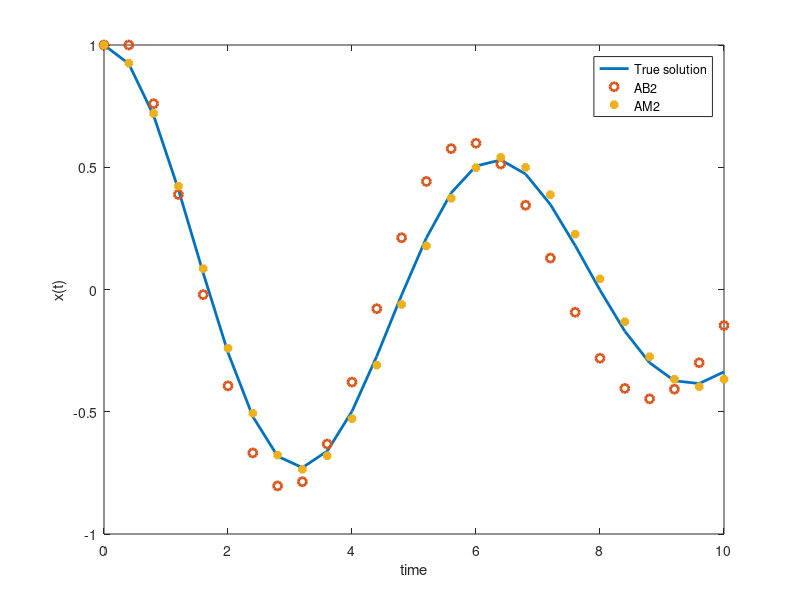

Here is the MATLAB script that generated this plot: (Note: this script raises an error after producing the figure.)
%% Linear Multi-step methods
% 3-Apr: Adams-Bashforth 2
% 5-Apr: add Trapezoidal Rule


%%
clear all
close all
clc

%% Define sample problem
% The most interesting part to vary here is ratio of wn and stepsize h.
wn = 1;
zeta = 0.1;
h = 0.4;

%%
% The equation to solve is
% $$ \ddot{x} + 2 \zeta \omega_n \dot{x} + \omega_n^2 x = 0 $$
f = @(z) [z(2); -wn^2*z(1)-2*zeta*wn*z(2)];

%%
% With initial conditions
z0 = [1;0];

%%
% Let's also define the true solution
wd = wn*sqrt(1-zeta^2);
y = @(t) exp(-zeta*wn*t).*( z0(1)*cos(wd*t) + (z0(2) + zeta*wn*z0(1))/wd*sin(wd*t) );

%%
tf = 10;
time = 0:h:tf;
nstep = length(time);

Z = zeros( 2, nstep);

%% Integrate the solution
% Let's first take an Euler step since AB2 is not self-starting
tic
Z(:,1) = z0;
Z(:,2) = Z(:,1) + h*f(z0);

%% 
% Now we can continue with AB2
fm1 = f(Z(:,1));
for i = 2:nstep-1
    
    fi = f(Z(:,i));
    Z(:,i+1) = Z(:,i) + h*( 3/2*fi - 1/2*fm1 );
    
    fm1 = fi;
    
end
toc

%% AM2/Trap
Z_am2 = zeros(size(Z));
Z_am2(:,1) = z0;
tol = 1e-6;
tic
for i = 1:nstep-1
    
    iter = 0;
    err = 1;
    if i == 1
        zest = Z_am2(:,i) + h*f(Z_am2(:,i));
    else
        zest = Z_am2(:,i) + h*(3/2*f(Z_am2(:,i)) - 1/2*f(Z_am2(:,i-1)) );
    end
    while err >= tol
        iter = iter + 1;
        zest1 = Z_am2(:,i) + h/2*( f(zest) + f(Z_am2(:,i)) );
    
        err = norm(zest1 - zest);
        zest = zest1;
        
    end
    Z_am2(:,i+1) = zest;
    iter
    
end
toc

%% Visualize the results 
% Now we can make a plot to compare the true solution and our
% approximations
plot(time, y(time), '-', ...
    'LineWidth', 2, 'DisplayName', 'True solution')
hold on
plot(time, Z(1,:), 'o', ...
    'LineWidth', 2, 'DisplayName', 'AB2')
xlabel('time')
ylabel('x(t)')
legend('show')


plot( time, Z_am2(1,:),'*', 'DisplayName', 'AM2', 'LineWidth', 3)


%%
% Convergence testing example
% z1 = [-0.328569181097212;
%    0.197477255580434];
% z2 = [-0.334745911140231;
%    0.188330026330040];
% z3 = [-0.336317094322793;
%    0.186084168432383];
% 
% z1(1) - z2(1)
% z2(1) - z3(1)


%% RK2 test
f = @(t,z) [z(2); -wn^2*z(1)-2*zeta*wn*z(2)];

tic
[Z_rk2,t] = rk2(f, 0, h, tf, z0);
toc

plot( t, Z_rk2(1,:), 's','LineWidth', 3, 'DisplayName', 'RK2' )


%% RK2 with adaptive time stepping
tol = 0.1;

tic
[Z_rk2a,t] = rk2_adapt(f, 0, h, tf, z0, tol);
toc

plot( t, Z_rk2a(1,:), 'd','LineWidth', 3, 'DisplayName', 'RK2 adaptive stepping' )
